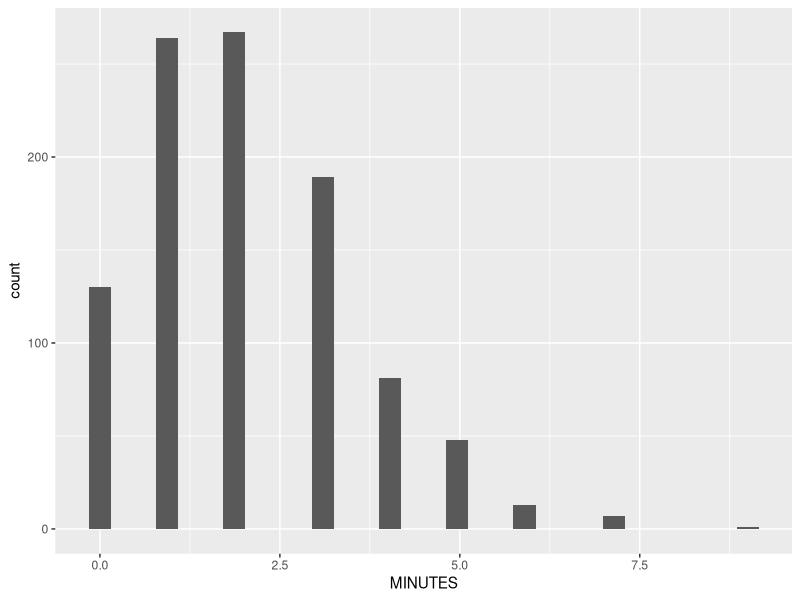

Source code (R):
library(tidyverse)
# FACTORY PRODUCTS 1 IN EVERY 2 MINUTE
pos <- rpois(1000,2)
  data <- data.frame(pos)
ggplot(data,aes(pos))+
  geom_histogram()+
  labs(x='MINUTES')
ppois(4,2) - dpois(4,2)
##EQUAL WITH BELOW IF SAMPLE INCREASE
# pexp(target,1/mean)
pexp(4,1/2)
